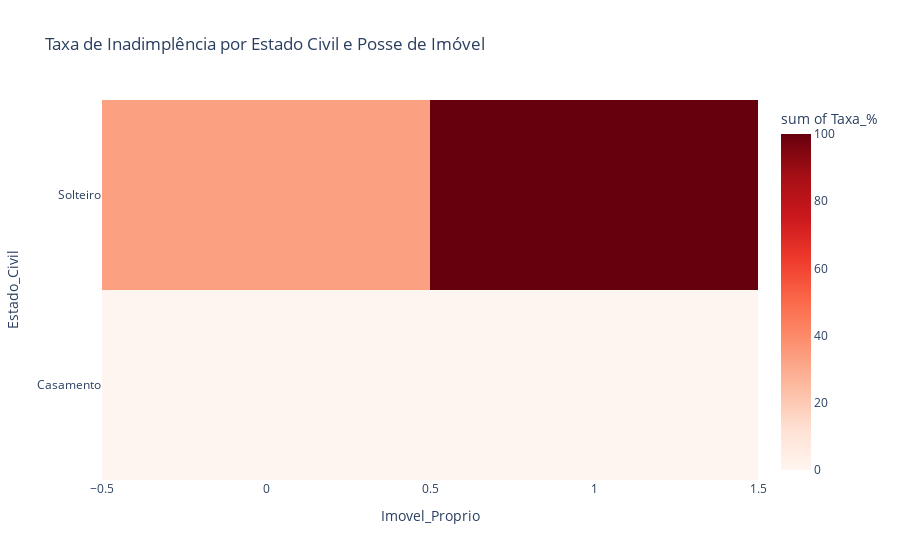

Here is the notebook cell this chart was saved with:
### Markdown cell above
<h2>Comparação da taxa de inadimplência entre pessoas que possuem ou não Imóvel proprio</h2>

### Code cell
heatmap_data = (
    df.groupby(['Estado_Civil', 'Imovel_Proprio'])['Historico_Inadimplencia']
      .mean()
      .reset_index()
)

heatmap_data['Taxa_%'] = heatmap_data['Historico_Inadimplencia'] * 100

fig = px.density_heatmap(
    heatmap_data,
    x='Imovel_Proprio',
    y='Estado_Civil',
    z='Taxa_%',
    color_continuous_scale='Reds',
    title='Taxa de Inadimplência por Estado Civil e Posse de Imóvel'
)

fig.show()

### Figure 1 — Plotly figure (JSON) as saved in the notebook; plotly's stock layout.template omitted (floating-point values rounded to 4 significant figures)
{"data": [{"coloraxis": "coloraxis", "histfunc": "sum", "hovertemplate": "Imovel_Proprio=%{x}<br>Estado_Civil=%{y}<br>sum of Taxa_%=%{z}<extra></extra>", "name": "", "type": "histogram2d", "x": [0, 1, 0, 1], "xaxis": "x", "xbingroup": "x", "y": ["Casamento", "Casamento", "Solteiro", "Solteiro"], "yaxis": "y", "ybingroup": "y", "z": [0.0, 0.0, 33.33, 100.0]}], "layout": {"coloraxis": {"colorbar": {"title": {"text": "sum of Taxa_%"}}, "colorscale": [[0, "rgb(255,245,240)"], [0.125, "rgb(254,224,210)"], [0.25, "rgb(252,187,161)"], [0.375, "rgb(252,146,114)"], [0.5, "rgb(251,106,74)"], [0.625, "rgb(239,59,44)"], [0.75, "rgb(203,24,29)"], [0.875, "rgb(165,15,21)"], [1, "rgb(103,0,13)"]]}, "legend": {"tracegroupgap": 0}, "title": {"text": "Taxa de Inadimplência por Estado Civil e Posse de Imóvel"}, "xaxis": {"anchor": "y", "domain": [0, 1], "title": {"text": "Imovel_Proprio"}}, "yaxis": {"anchor": "x", "domain": [0, 1], "title": {"text": "Estado_Civil"}}}}
